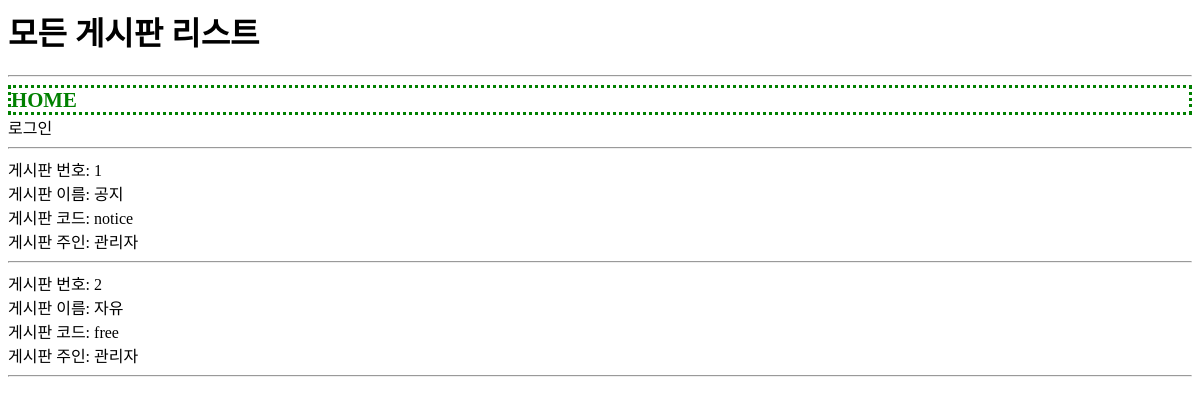
The app's page /usr/board/list.php with its own data.
### tables this page shows
CREATE TABLE board(
    id INT(10) UNSIGNED NOT NULL PRIMARY KEY AUTO_INCREMENT,
    regDate DATETIME NOT NULL,
    updateDate DATETIME NOT NULL,
    memberId INT(10) UNSIGNED NOT NULL,
    `name` VARCHAR(100) NOT NULL,
    `code` VARCHAR(100) NOT NULL
);

CREATE TABLE `member`(
	id INT(10) UNSIGNED NOT NULL PRIMARY KEY AUTO_INCREMENT,
	delStatus INT(1) UNSIGNED NOT NULL,
	regDate DATETIME NOT NULL,
	updateDate DATETIME NOT NULL,
	loginId CHAR(20) NOT NULL,
	loginPw CHAR(100) NOT NULL,
	`name` CHAR(20) NOT NULL,
	nickname CHAR(20) NOT NULL,
	cellphoneNo CHAR(20) NOT NULL,
	email CHAR(100) NOT NULL
);

### util.php (called while the page is built, shortened)
<?php
function DB__getRow($sql) {
  global $dbConn;
  $rs = mysqli_query($dbConn, $sql);
  $row = mysqli_fetch_assoc($rs);
  return $row;
}
function DB__getRows($sql) {
  global $dbConn;
  $rs = mysqli_query($dbConn, $sql);
  $rows = [];
  while ( $row = mysqli_fetch_assoc($rs) ) {
    $rows[] = $row;
  }
  return $rows;
}
?>

### usr/board/list.php (the view, shortened to what this page needs)
<?php
$sqlGetBoards = "
SELECT * FROM board
";
$boards = DB__getRows($sqlGetBoards);
require_once __DIR__ . '/../head.php';
?>
<?php foreach($boards as $board){?>
    <?php
    $memberId = $board['memberId'];
    $sqlGetMember = "
    SELECT * FROM member
    WHERE id = ${memberId}
    ";
    $member = DB__getRow($sqlGetMember);
    ?>
    <a href="detail.php?id=<?=$board['id']?>">
    게시판 번호: <?=$board['id']?><br>
    게시판 이름: <?=$board['name']?><br>
    게시판 코드: <?=$board['code']?><br>
    게시판 주인: <?=$member['nickname']?>
    </a>
    <hr>
<?php } ?>
<?php
require_once __DIR__ . '/../foot.php';
?>

### common.css (style rules this page uses)
body, ul, li { list-style: none; }
a { text-decoration: none; color: inherit; }

### records on screen
board: id "1", name "공지", code "notice", memberId.nickname "관리자"
board: id "2", name "자유", code "free", memberId.nickname "관리자"

### other values on screen
$pageTitle "모든 게시판 리스트"
